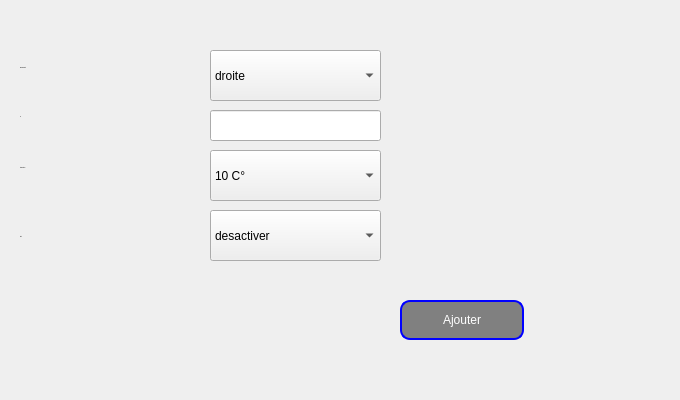
     <widget class="QWidget" name="tab_11">
      <attribute name="title">
       <string>Ajouter</string>
      </attribute>
      <widget class="QComboBox" name="comboBox_10">
       <property name="geometry">
        <rect>
         <x>210</x>
         <y>50</y>
         <width>171</width>
         <height>51</height>
        </rect>
       </property>
       <item>
        <property name="text">
         <string>droite</string>
        </property>
       </item>
       <item>
        <property name="text">
         <string>milieu</string>
        </property>
       </item>
       <item>
        <property name="text">
         <string>gauche</string>
        </property>
       </item>
      </widget>
      <widget class="QLabel" name="label_13">
       <property name="geometry">
        <rect>
         <x>20</x>
         <y>230</y>
         <width>47</width>
         <height>13</height>
        </rect>
       </property>
       <property name="font">
        <font>
         <pointsize>-1</pointsize>
        </font>
       </property>
       <property name="text">
        <string>Etat</string>
       </property>
      </widget>
      <widget class="QComboBox" name="comboBox_11">
       <property name="geometry">
        <rect>
         <x>210</x>
         <y>150</y>
         <width>171</width>
         <height>51</height>
        </rect>
       </property>
       <item>
        <property name="text">
         <string>10 C°</string>
        </property>
       </item>
       <item>
        <property name="text">
         <string>15 C°</string>
        </property>
       </item>
       <item>
        <property name="text">
         <string>20 C°</string>
        </property>
       </item>
       <item>
        <property name="text">
         <string>25 C°</string>
        </property>
       </item>
      </widget>
      <widget class="QComboBox" name="comboBox_12">
       <property name="geometry">
        <rect>
         <x>210</x>
         <y>210</y>
         <width>171</width>
         <height>51</height>
        </rect>
       </property>
       <item>
        <property name="text">
         <string>desactiver</string>
        </property>
       </item>
      </widget>
      <widget class="QLabel" name="label_14">
       <property name="geometry">
        <rect>
         <x>20</x>
         <y>160</y>
         <width>121</width>
         <height>16</height>
        </rect>
       </property>
       <property name="font">
        <font>
         <pointsize>-1</pointsize>
        </font>
       </property>
       <property name="text">
        <string>temperature</string>
       </property>
      </widget>
      <widget class="QLineEdit" name="lineEdit_4">
       <property name="geometry">
        <rect>
         <x>210</x>
         <y>110</y>
         <width>171</width>
         <height>31</height>
        </rect>
       </property>
       <property name="styleSheet">
        <string notr="true">QLineEdit
{
    border-color: blue

    
}

</string>
       </property>
      </widget>
      <widget class="QLabel" name="label_15">
       <property name="geometry">
        <rect>
         <x>20</x>
         <y>60</y>
         <width>111</width>
         <height>16</height>
        </rect>
       </property>
       <property name="font">
        <font>
         <pointsize>-1</pointsize>
        </font>
       </property>
       <property name="text">
        <string>Emplacement</string>
       </property>
      </widget>
      <widget class="QLabel" name="label_16">
       <property name="geometry">
        <rect>
         <x>20</x>
         <y>110</y>
         <width>47</width>
         <height>13</height>
        </rect>
       </property>
       <property name="font">
        <font>
         <pointsize>-1</pointsize>
        </font>
       </property>
       <property name="text">
        <string>ID</string>
       </property>
      </widget>
      <widget class="QPushButton" name="Button_ajout2">
       <property name="geometry">
        <rect>
         <x>400</x>
         <y>300</y>
         <width>124</width>
         <height>40</height>
        </rect>
       </property>
       <property name="styleSheet">
        <string notr="true">QPushButton {
color: white;
  background: gray;

border-width: 2px;
border-color: blue;
border-style: solid;
border-radius: 10;
padding: 3px;
font-size: 12px;
padding-left: 5px;
padding-right: 5px;
min-width: 110px;
max-width: 110px;
min-height: 30px;
max-height: 30px;
}</string>
       </property>
       <property name="text">
        <string>Ajouter</string>
       </property>
       <property name="iconSize">
        <size>
         <width>25</width>
         <height>25</height>
        </size>
       </property>
      </widget>
      <widget class="QLabel" name="label_152">
       <property name="geometry">
        <rect>
         <x>0</x>
         <y>0</y>
         <width>671</width>
         <height>391</height>
        </rect>
       </property>
       <property name="text">
        <string/>
       </property>
       <property name="pixmap">
        <pixmap>../../Desktop/qt/ok.jpg</pixmap>
       </property>
       <property name="scaledContents">
        <bool>true</bool>
       </property>
      </widget>
      <zorder>label_152</zorder>
      <zorder>comboBox_10</zorder>
      <zorder>label_13</zorder>
      <zorder>comboBox_11</zorder>
      <zorder>comboBox_12</zorder>
      <zorder>label_14</zorder>
      <zorder>lineEdit_4</zorder>
      <zorder>label_15</zorder>
      <zorder>label_16</zorder>
      <zorder>Button_ajout2</zorder>
     </widget>
